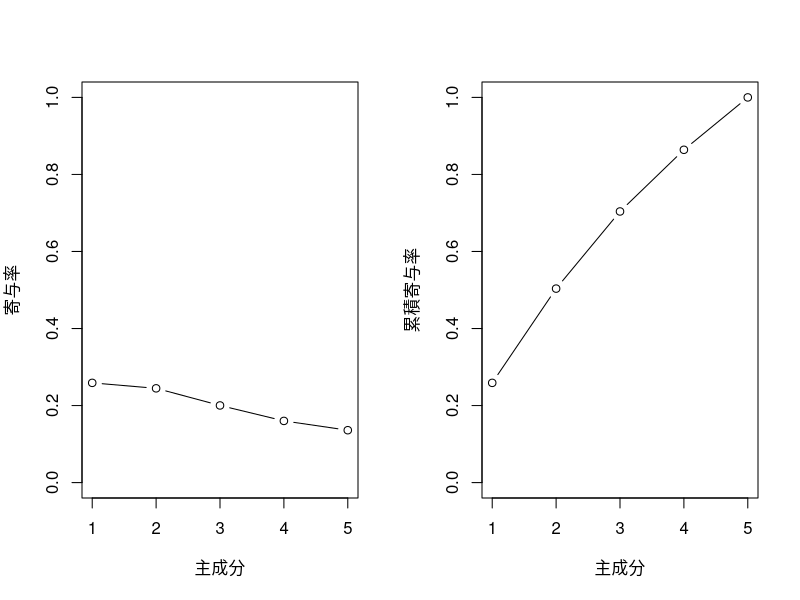

The R source for this figure:
# Load library

# Clear environment
rm(list = ls())

# Setting Japanese font (for MacOSX)
# par(family= "HiraKakuProN-W3")

# Chapter9 e.g.86
# 主成分分析の実装
pca <- function(x) {
  n <- nrow(x)
  p <- ncol(x)
  center <- array(dim = p)
  for (j in 1:p) {
    center[j] <- mean(x[, j])
    x[, j] <- x[, j] - center[j]
  }
  sigma <- t(x) %*% x / n
  lambda <- eigen(sigma)$values
  phi <- eigen(sigma)$vectors
  return(list(lambdas = lambda, vectors = phi, centers = center))
}

n <- 100
p <- 5
x <- matrix(rnorm(n * p), ncol = p, nrow = n)
print(pca(x)$lambdas)
print(pca(x)$vectors)
print(pca(x)$centers)
print(prcomp(x)$rotation)
print((prcomp(x)$sdev) ^ 2)
print(prcomp(x)$center)
print(names(prcomp(x)))

pr_var <- (prcomp(x)$sdev) ^ 2
pve <- pr_var / sum(pr_var)
par(mfrow = c(1, 2))
plot(pve, 
     xlab = "主成分", ylab = "寄与率",
     ylim = c(0, 1), type = "b")
plot(cumsum(pve), 
     xlab = "主成分", ylab = "累積寄与率",
     ylim = c(0, 1), type = "b")
par(mfrow = c(1, 1))